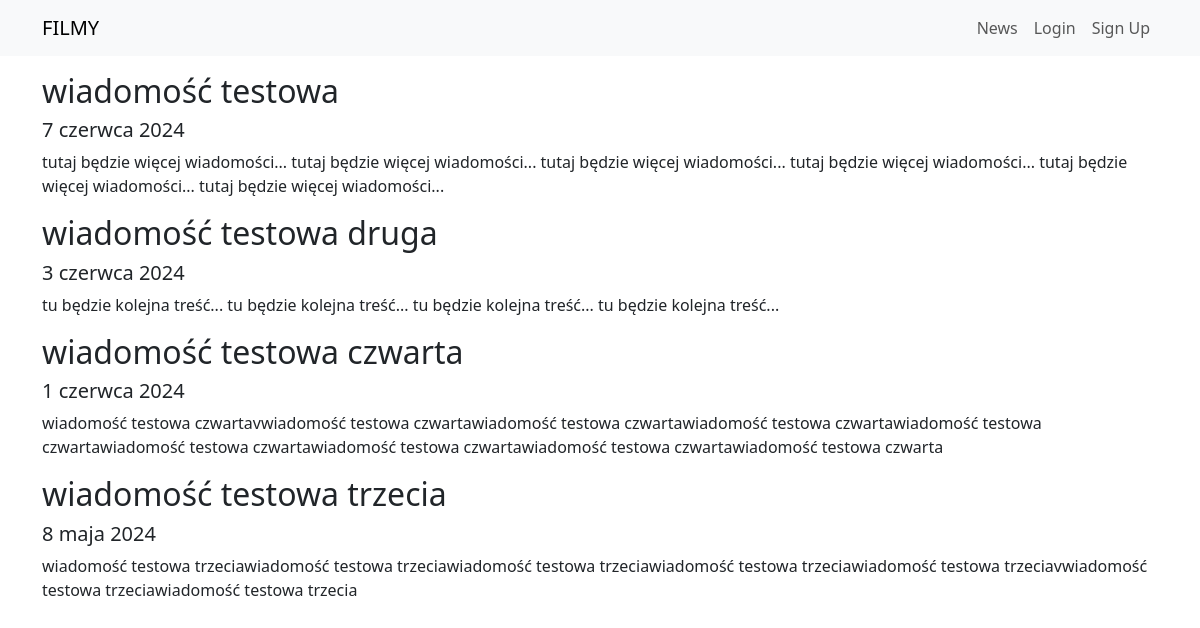
The page /news/ on the database as committed earlier.
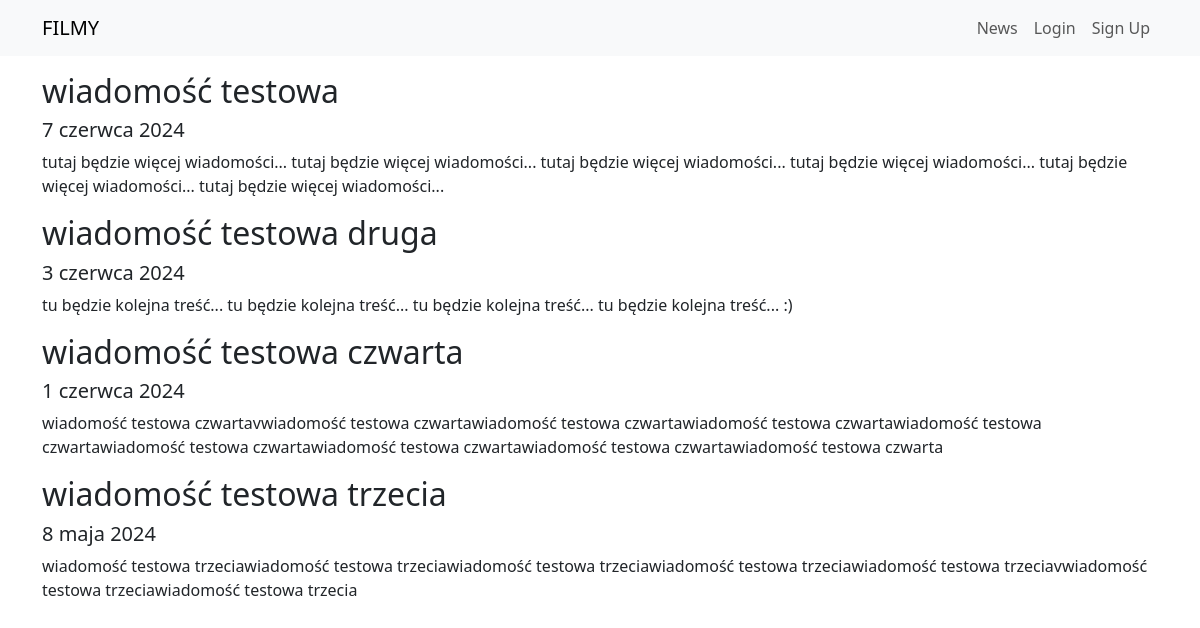
The same page on the database as committed later.
### news/models.py (models this page shows, shortened)
class News(models.Model):
    headline = models.CharField(max_length=200)
    body = models.TextField()
    date = models.DateField()

### news/views.py (the view)
# urls.py: path('news/', include('news.urls'))
def news(request):
    newss = News.objects.all().order_by('-date')
    return render(request, 'news.html', {'newss': newss})

### news/templates/news.html
{% extends 'base.html' %}
{% block content %}
    {% for news in newss %}
    <h2>{{ news.headline }}</h2>
    <h5>{{ news.date }}</h5>
    <p class="card-text">{{ news.body }}</p>
    {% endfor %}
{% endblock content %}

Rows that differ between the two databases and show on the page:
changed News "wiadomość testowa druga": body "tu będzie kolejna treść... tu będzie kolejna treść... tu będzie kolejna treść... tu będzie kolejna treść..." → "tu będzie kolejna treść... tu będzie kolejna treść... tu będzie kolejna treść... tu będzie kolejna treść... :)"
